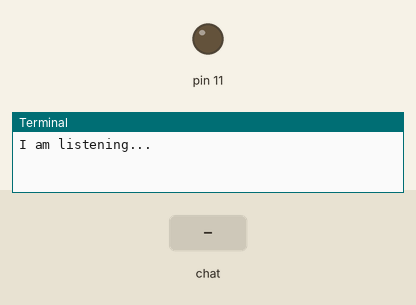
The program below on a simulated Raspberry Pi (header pin numbers). On the bench: output pins drawn as LEDs (lit = HIGH), the last lines printed to the terminal. The test bench sets the inputs (shaded band).

Above: at 1.2 s.
1.3 s: chat message "on" arrives
At 1.8 s:
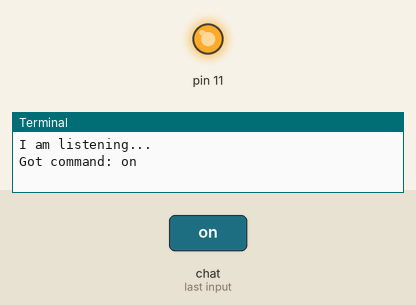
2.8 s: chat message "off" arrives
At 4.2 s:
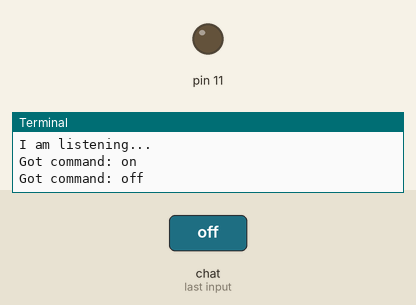
Timing chart, 0 to 5.8 s (numbered marks = the images above; inputs shaded):
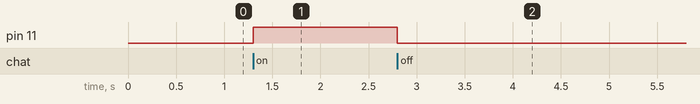

Measured:
- after the input at 1.3 s, pin 11: LOW → HIGH at once
- after the input at 2.8 s, pin 11: HIGH → LOW at once

The program:

telegramboot.py
```python
import sys
import time
import telepot
import RPi.GPIO as GPIO

#LED
def on(pin):
        GPIO.output(pin,GPIO.HIGH)
        return
def off(pin):
        GPIO.output(pin,GPIO.LOW)
        return
# to use Raspberry Pi board pin numbers
GPIO.setmode(GPIO.BOARD)
# set up GPIO output channel
GPIO.setup(11, GPIO.OUT)

def handle(msg):
    chat_id = msg['chat']['id']
    command = msg['text']

    print('Got command: %s' % command)

    if command == 'on':
       bot.sendMessage(chat_id, on(11))
    elif command =='off':
       bot.sendMessage(chat_id, off(11))

bot = telepot.Bot('Bot Token')
bot.message_loop(handle)
print('I am listening...')

while 1:
    try:
        time.sleep(10)

    except KeyboardInterrupt:
        print('\n Program interrupted')
        GPIO.cleanup()
        exit()

    except:
        print('Other error or exception occured!')
        GPIO.cleanup()
```
